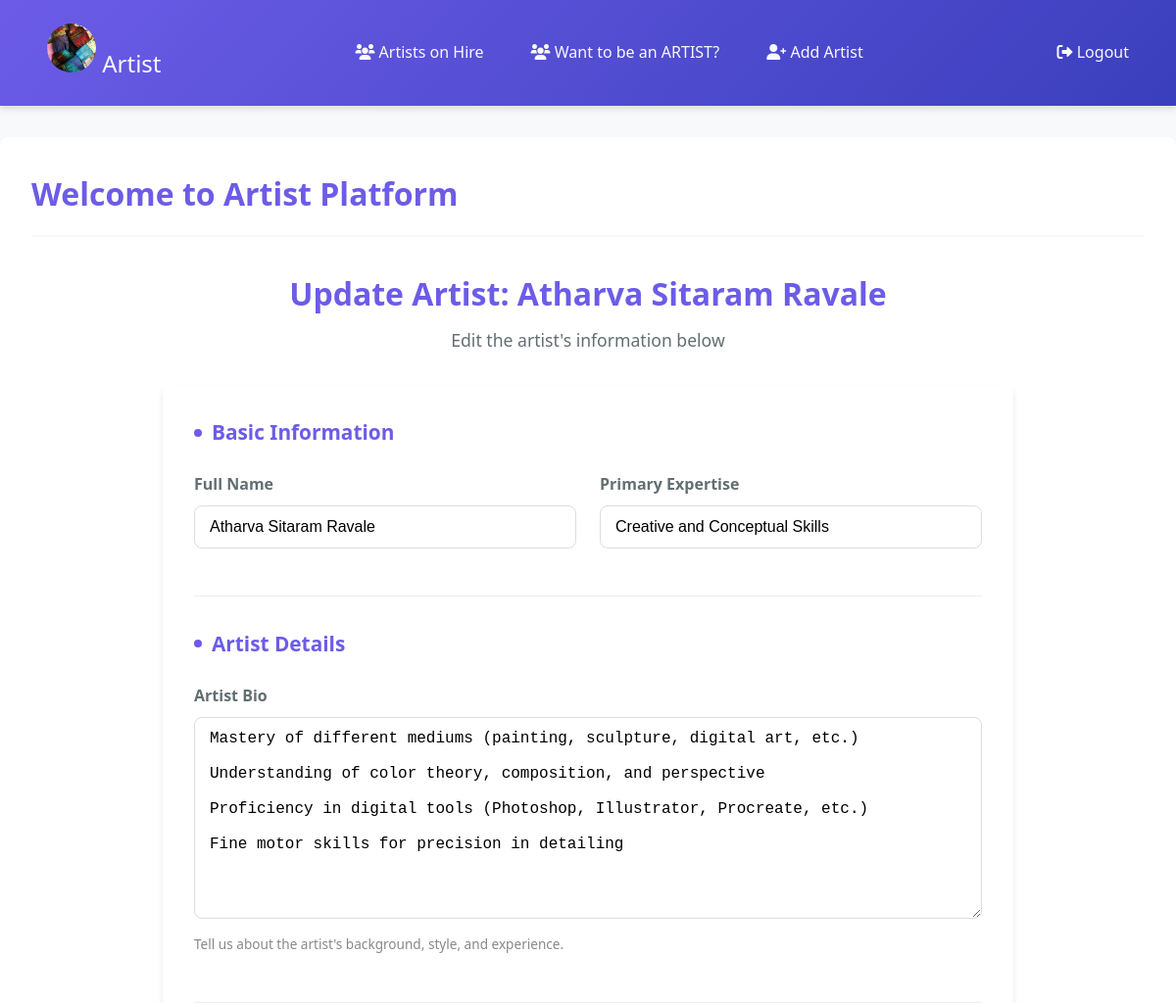
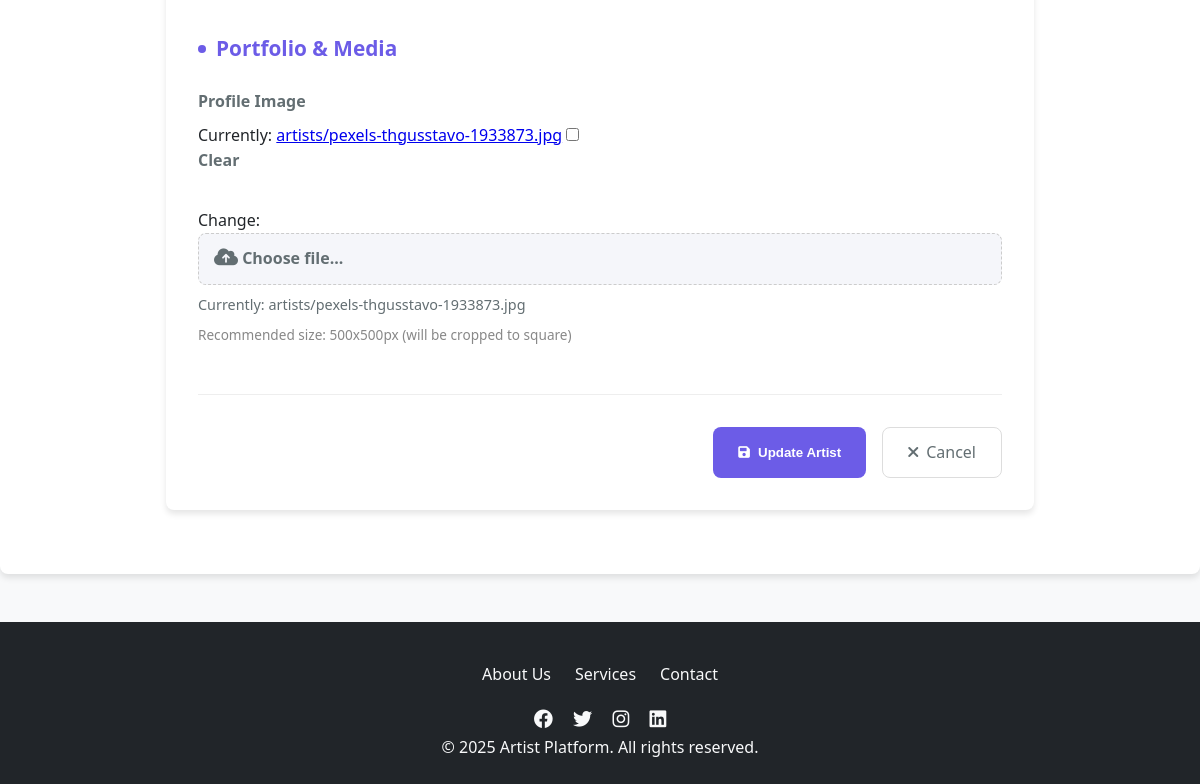
Page /artist/1/update/ (signed in) on the committed database (2 pictures, top to bottom).
### accounts/models.py (models this page shows, shortened)
class Artist(models.Model):
    name = models.CharField(max_length=100)
    bio = models.TextField()
    expertise = models.CharField(max_length=100)
    image = models.ImageField(upload_to="artists/", blank=True, null=True)
    added_by = models.ForeignKey(settings.AUTH_USER_MODEL, on_delete=models.CASCADE)  # Fix here

### accounts/views.py (the view)
# urls.py: path("artist/<int:artist_id>/update/", update_artist, name="update_artist"),  # Update artist
@login_required
@user_passes_test(is_admin)
def update_artist(request, artist_id):
    artist = get_object_or_404(Artist, id=artist_id)
    if request.method == "POST":
        form = ArtistForm(request.POST, request.FILES, instance=artist)
        if form.is_valid():
            form.save()
            return redirect("artist_detail", artist_id=artist.id)
    else:
        form = ArtistForm(instance=artist)
    return render(request, "accounts/update_artist.html", {"form": form, "artist": artist})

### accounts/forms.py
class ArtistForm(forms.ModelForm):
    class Meta:
        model = Artist
        fields = ['name', 'bio', 'expertise', 'image']

### accounts/views.py (called while the page is built)
def is_admin(user):
    return user.is_authenticated and user.is_superuser

### accounts/templates/accounts/update_artist.html (shortened to what this page needs)
{% extends 'base.html' %}
{% block content %}
<div class="update-artist-container">
    <div class="update-artist-header">
        <h2>Update Artist: {{ artist.name }}</h2>
        <p>Edit the artist's information below</p>
    </div>
    <div class="update-artist-form">
        <form method="POST" enctype="multipart/form-data">
            <div class="form-section">
                <h3>Basic Information</h3>
                <div class="form-grid">
                    <div class="form-group">
                        <label for="id_name">Full Name</label>
                        {{ form.name }}
                    </div>
                    <div class="form-group">
                        <label for="id_expertise">Primary Expertise</label>
                        {{ form.expertise }}
                    </div>
                </div>
            </div>
            <div class="form-section">
                <h3>Artist Details</h3>
                <div class="form-group">
                    <label for="id_bio">Artist Bio</label>
                    {{ form.bio }}
                    <small class="hint">Tell us about the artist's background, style, and experience.</small>
                </div>
            </div>
            <div class="form-section">
                <h3>Portfolio & Media</h3>
                <div class="form-grid">
                    <div class="form-group">
                        <label for="id_image">Profile Image</label>
                        <div class="file-upload">
                            {{ form.image }}
                            <label for="id_image" class="file-upload-label">
                                <i class="fas fa-cloud-upload-alt"></i>
                                <span>Choose file...</span>
                            </label>
                            <div class="file-name" id="file-name">
                                {% if artist.image %}
                                Currently: {{ artist.image.name|cut:"artist_images/" }}
                                {% else %}
                                No file chosen
                                {% endif %}
                            </div>
                        </div>
                        <small class="hint">Recommended size: 500x500px (will be cropped to square)</small>
                    </div>
                </div>
            </div>
            <div class="form-actions">
                <button type="submit" class="btn-update">
                    <i class="fas fa-save"></i> Update Artist
                </button>
                <a href="{% url 'artist_detail' artist.id %}" class="btn-cancel">
                    <i class="fas fa-times"></i> Cancel
                </a>
            </div>
        </form>
    </div>
</div>
{% endblock %}

### templates/base.html (style rules this page uses)
:root { --primary-color: #5661ff; --secondary-color: #6c757d; --accent-color: #ff6b6b; --light-bg: #f8f9fa; --dark-bg: #212529; --text-color: #212529; --light-text: #f8f9fa; --transition: all 0.3s ease; --shadow: 0 4px 12px rgba(0, 0, 0, 0.1); --border-radius: 8px; }
* { margin: 0; padding: 0; box-sizing: border-box; }
body { font-family: 'Segoe UI', Tahoma, Geneva, Verdana, sans-serif; background-color: var(--light-bg); color: var(--text-color); line-height: 1.6; }

### accounts/templates/accounts/update_artist.html (style rules this page uses)
:root { --primary-color: #6c5ce7; --secondary-color: #636e72; --light-color: #f5f6fa; --border-radius: 8px; --shadow: 0 4px 6px rgba(0, 0, 0, 0.1); --transition: all 0.3s ease; }
.update-artist-container { max-width: 900px; margin: 2rem auto; padding: 0 1rem; }
.update-artist-header { text-align: center; margin-bottom: 2rem; }
.update-artist-header h2 { font-size: 2rem; color: var(--primary-color); margin-bottom: 0.5rem; }
.update-artist-header p { font-size: 1.1rem; color: var(--secondary-color); }
.update-artist-form { background: white; padding: 2rem; border-radius: var(--border-radius); box-shadow: var(--shadow); }
.form-section { margin-bottom: 2rem; padding-bottom: 1.5rem; border-bottom: 1px solid #eee; }
.form-section h3 { color: var(--primary-color); margin-bottom: 1.5rem; font-size: 1.3rem; display: flex; align-items: center; }
.form-section h3::before { content: ""; display: inline-block; width: 8px; height: 8px; background: var(--primary-color); border-radius: 50%; margin-right: 10px; }
.form-grid { display: grid; grid-template-columns: repeat(auto-fit, minmax(250px, 1fr)); gap: 1.5rem; }
.form-group { margin-bottom: 1.5rem; }
.form-group label { display: block; margin-bottom: 0.5rem; font-weight: 600; color: var(--secondary-color); }
.form-group input[type="text"], .form-group input[type="email"], .form-group input[type="url"], .form-group select, .form-group textarea { width: 100%; padding: 12px 15px; border: 1px solid #ddd; border-radius: var(--border-radius); font-size: 1rem; transition: var(--transition); }
.form-group textarea { min-height: 120px; resize: vertical; }
.hint { display: block; margin-top: 0.5rem; font-size: 0.85rem; color: #888; }
.file-upload { position: relative; }
.file-upload-label { display: flex; align-items: center; gap: 10px; padding: 12px 15px; background: var(--light-color); border: 1px dashed #ccc; border-radius: var(--border-radius); color: var(--secondary-color); cursor: pointer; transition: var(--transition); }
.file-upload-label i { font-size: 1.2rem; }
.file-name { margin-top: 0.5rem; font-size: 0.9rem; color: var(--secondary-color); }
.form-actions { display: flex; justify-content: flex-end; gap: 1rem; margin-top: 2rem; }
.btn-update { padding: 12px 25px; background-color: var(--primary-color); color: white; border: none; border-radius: var(--border-radius); cursor: pointer; transition: var(--transition); font-weight: 600; display: flex; align-items: center; gap: 8px; }
.btn-cancel { padding: 12px 25px; background: white; color: var(--secondary-color); border: 1px solid #ddd; border-radius: var(--border-radius); text-decoration: none; transition: var(--transition); display: flex; align-items: center; gap: 8px; }

### rows in the picture
Artist: name "Atharva Sitaram Ravale", expertise "Creative and Conceptual Skills", bio "Mastery of different mediums (painting, sculpture, digital art, etc.) Understanding of color theory, composition, and perspective Proficiency in digital tools (Photoshop, Illustrator, Procreate, etc.) Fine motor skills for precision in detailing", image.name "artists/pexels-thgusstavo-1933873.jpg"
